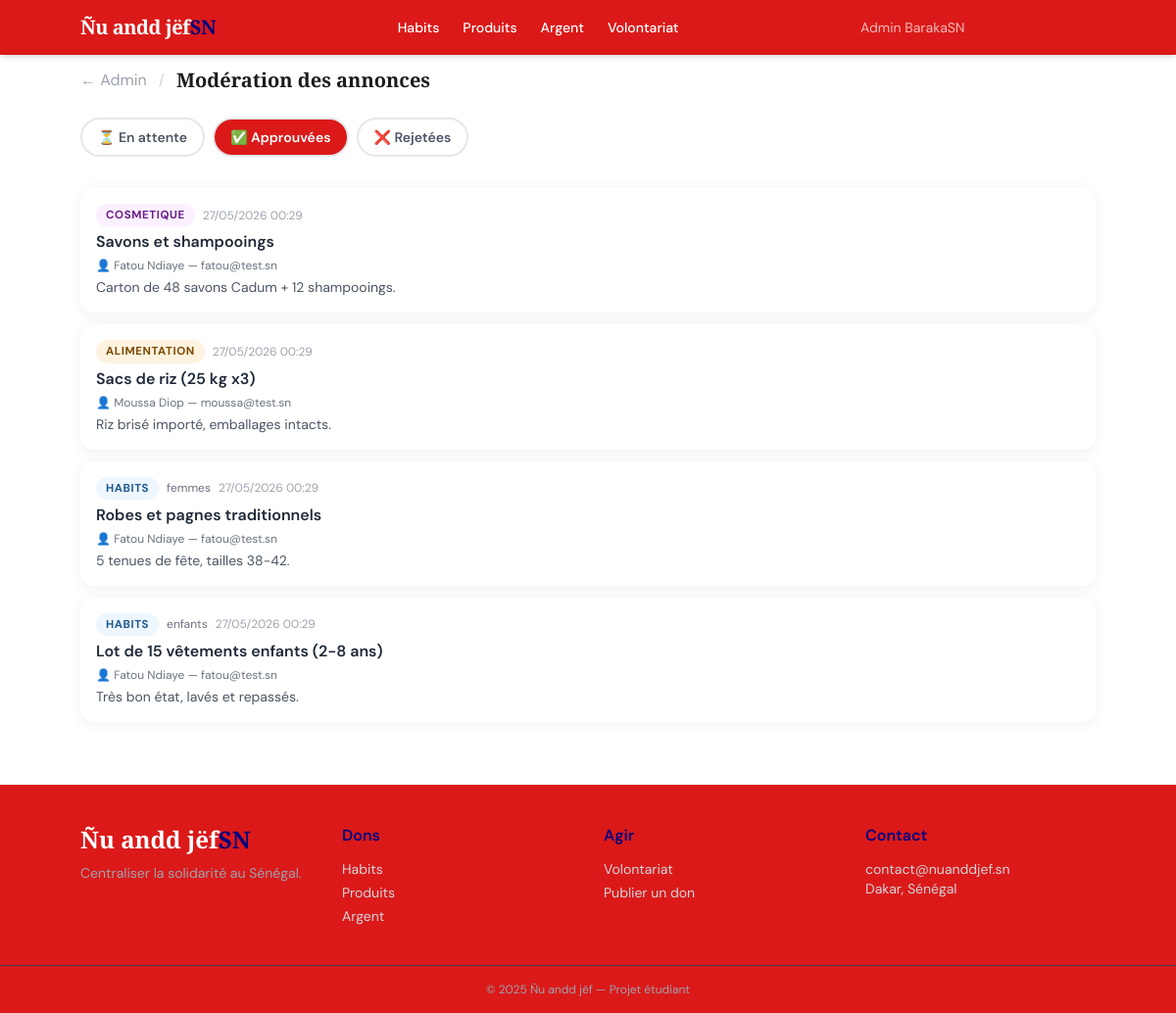
Screenshot of /admin/annonces?statut=approuve (signed in) with the database file from the repository.
### app/models/__init__.py (models this page shows, shortened)
class Utilisateur(UserMixin, db.Model):
    __tablename__ = 'utilisateurs'
    id = db.Column(db.Integer, primary_key=True)
    nom = db.Column(db.String(100), nullable=False)
    email = db.Column(db.String(150), unique=True, nullable=False)
    mot_de_passe = db.Column(db.String(256), nullable=False)
    role = db.Column(db.String(20), default='donateur')
    created_at = db.Column(db.DateTime, default=datetime.utcnow)
    annonces = db.relationship('AnnonceDon', backref='auteur', lazy=True)
    promesses = db.relationship('PromesseDon', backref='donateur', lazy=True)
    candidatures = db.relationship('Candidature', backref='benevole', lazy=True)
    def is_admin(self):
        return self.role == 'admin'

class AnnonceDon(db.Model):
    __tablename__ = 'annonces_dons'
    id = db.Column(db.Integer, primary_key=True)
    utilisateur_id = db.Column(db.Integer, db.ForeignKey('utilisateurs.id'), nullable=False)
    localisation_id = db.Column(db.Integer, db.ForeignKey('localisations.id'))
    categorie = db.Column(db.String(50), nullable=False)
    sous_categorie = db.Column(db.String(50))
    titre = db.Column(db.String(200), nullable=False)
    description = db.Column(db.Text)
    image = db.Column(db.String(255))
    statut = db.Column(db.String(20), default='en_attente')
    created_at = db.Column(db.DateTime, default=datetime.utcnow)

### app/routes/admin.py (the view)
@admin_bp.route('/annonces')
@login_required
@admin_required
def annonces():
    statut = request.args.get('statut', 'en_attente')
    annonces = AnnonceDon.query.filter_by(statut=statut).order_by(AnnonceDon.created_at.desc()).all()
    return render_template('admin/annonces.html', annonces=annonces, statut_filtre=statut)

### app/models/__init__.py (called while the page is built)
@login_manager.user_loader
def load_user(user_id):
    return Utilisateur.query.get(int(user_id))

### app/routes/admin.py (called while the page is built)
def admin_required(f):
    @wraps(f)
    def decorated(*args, **kwargs):
        if not current_user.is_authenticated or not current_user.is_admin():
            flash('Accès réservé aux administrateurs.', 'danger')
            return redirect(url_for('main.index'))
        return f(*args, **kwargs)
    return decorated

### app/templates/admin/annonces.html (shortened to what this page needs)
{% extends "base.html" %}
{% block content %}
<div class="page-wrap section-gap">
  <div class="flex items-center gap-3 mb-6">
    <a href="{{ url_for('admin.dashboard') }}" class="text-gray-400 hover:text-vert">← Admin</a>
    <span class="text-gray-300">/</span>
    <h1 class="font-display text-xl font-bold">Modération des annonces</h1>
  </div>
  <div class="flex gap-2 overflow-x-auto pb-2 mb-6">
    {% for s, label in [('en_attente','⏳ En attente'), ('approuve','✅ Approuvées'), ('rejete','❌ Rejetées')] %}
    <a href="{{ url_for('admin.annonces', statut=s) }}"
       class="shrink-0 px-4 py-2 rounded-full text-sm font-semibold border-2 transition-all
              {% if statut_filtre == s %}bg-vert border-vert text-white{% else %}bg-white border-gray-200 text-gray-600{% endif %}">
      {{ label }}
    </a>
    {% endfor %}
  </div>
  {% if annonces %}
  <div class="flex flex-col gap-3">
    {% for annonce in annonces %}
    <div class="card p-4 flex flex-col sm:flex-row sm:items-center gap-3">
      <div class="flex-1 min-w-0">
        <div class="flex flex-wrap items-center gap-2 mb-1">
          <span class="badge badge-{{ annonce.categorie }}">{{ annonce.categorie }}</span>
          {% if annonce.sous_categorie %}<span class="text-xs text-gray-500">{{ annonce.sous_categorie }}</span>{% endif %}
          <span class="text-xs text-gray-400">{{ annonce.created_at.strftime('%d/%m/%Y %H:%M') }}</span>
        </div>
        <div class="font-semibold text-gray-800">{{ annonce.titre }}</div>
        <div class="text-xs text-gray-500 mt-1">👤 {{ annonce.auteur.nom }} — {{ annonce.auteur.email }}</div>
        {% if annonce.description %}
          <p class="text-sm text-gray-600 mt-1 line-clamp-2">{{ annonce.description }}</p>
        {% endif %}
      </div>
    </div>
    {% endfor %}
  </div>
  {% else %}
  <div class="text-center py-12 text-gray-500">
    <div class="text-4xl mb-3">🎉</div>
    <p>Aucune annonce dans cette catégorie.</p>
  </div>
  {% endif %}
</div>
{% endblock %}

### app/templates/base.html (shortened to what this page needs)
<!DOCTYPE html>
<html lang="fr">
<head>
  <script src="https://cdn.tailwindcss.com"></script>
</head>
<body class="min-h-screen flex flex-col">
  <header class="bg-vert text-white shadow-md sticky top-0 z-40">
    <div class="page-wrap flex items-center justify-between h-14">
      <a href="{{ url_for('main.index') }}" class="font-display text-xl font-bold tracking-tight">
        Ñu andd jëf<span class="text-or">SN</span>
      </a>
      <nav class="hidden md:flex items-center gap-6 text-sm font-medium">
        <a href="{{ url_for('dons.habits') }}"      class="nav-link"> Habits</a>
        <a href="{{ url_for('dons.produits') }}"    class="nav-link"> Produits</a>
        <a href="{{ url_for('dons.argent') }}"      class="nav-link"> Argent</a>
        <a href="{{ url_for('volontariat.index') }}" class="nav-link"> Volontariat</a>
      </nav>
      <div class="hidden md:flex items-center gap-3 text-sm">
        {% if current_user.is_authenticated %}
          <span class="text-white/70">{{ current_user.nom }}</span>
          <a href="{{ url_for('auth.deconnexion') }}" class="btn-outline" style="padding:.4rem 1rem; font-size:.85rem;">Déconnexion</a>
        {% else %}
          <a href="{{ url_for('auth.login') }}"       class="nav-link">Connexion</a>
          <a href="{{ url_for('auth.inscription') }}" class="btn-or" style="padding:.5rem 1.1rem; font-size:.9rem;">S'inscrire</a>
        {% endif %}
      </div>
    </div>
  </header>
  <main class="flex-1">
    {% block content %}{% endblock %}
  </main>
  <footer class="bg-vert text-white mt-16 hidden md:block">
    <div class="page-wrap py-10 grid grid-cols-2 md:grid-cols-4 gap-8">
      <div>
        <div class="font-display text-2xl font-bold mb-2">Ñu andd jëf<span class="text-or">SN</span></div>
        <p class="text-gray-400 text-sm">Centraliser la solidarité au Sénégal.</p>
      </div>
      <div>
        <h4 class="font-semibold mb-3 text-or">Dons</h4>
        <ul class="space-y-1 text-sm text-gray-300">
          <li><a href="{{ url_for('dons.habits') }}"   class="hover:text-white">Habits</a></li>
          <li><a href="{{ url_for('dons.produits') }}" class="hover:text-white">Produits</a></li>
          <li><a href="{{ url_for('dons.argent') }}"   class="hover:text-white">Argent</a></li>
        </ul>
      </div>
      <div>
        <h4 class="font-semibold mb-3 text-or">Agir</h4>
        <ul class="space-y-1 text-sm text-gray-300">
          <li><a href="{{ url_for('volontariat.index') }}"  class="hover:text-white">Volontariat</a></li>
          <li><a href="{{ url_for('dons.creer_annonce') }}" class="hover:text-white">Publier un don</a></li>
        </ul>
      </div>
      <div>
        <h4 class="font-semibold mb-3 text-or">Contact</h4>
        <p class="text-sm text-gray-300">contact@nuanddjef.sn</p>
        <p class="text-sm text-gray-300">Dakar, Sénégal</p>
      </div>
    </div>
    <div class="border-t border-gray-700 text-center py-4 text-xs text-gray-400">
      © 2025 Ñu andd jëf — Projet étudiant
    </div>
  </footer>
</body>
</html>

### app/templates/base.html (style rules this page uses)
:root { --or: rgb(0, 0, 128); --vert: rgb(219, 25, 25); --rouge: #C0392B; --creme: #ffffff; --texte: #1C1C1C; }
*, *::before, *::after { box-sizing: border-box; }
html { scroll-behavior: smooth; }
body { font-family: 'DM Sans', sans-serif; background: var(--creme); color: var(--texte); -webkit-text-size-adjust: 100%; }
.font-display { font-family: 'Playfair Display', serif; }
.bg-vert { background-color: var(--vert); }
.text-or { color: var(--or); }
.btn-outline { border: 2px solid var(--vert); color: var(--vert); padding: .65rem 1.4rem; border-radius: 8px; font-weight: 600; transition: all .2s; display: inline-flex; align-items: center; justify-content: center; text-decoration: none; min-height: 44px; background: transparent; cursor: pointer; font-size: 1rem; }
.card { background: white; border-radius: 14px; box-shadow: 0 2px 16px rgba(0,0,0,.06); transition: transform .2s, box-shadow .2s; overflow: hidden; }
.badge { display: inline-block; padding: 3px 10px; border-radius: 999px; font-size: .72rem; font-weight: 700; letter-spacing: .05em; text-transform: uppercase; }
.badge-habits { background: #EEF6FF; color: #1D5A8E; }
.badge-alimentation { background: #FFF3E0; color: #7C4A00; }
.badge-cosmetique { background: #FBF0FF; color: #6A1F8A; }
.nav-link { transition: color .15s; min-height: 44px; display: flex; align-items: center; }
.page-wrap { max-width: 1100px; margin: 0 auto; padding: 0 1rem; }
.section-gap { padding-top: 2.5rem; padding-bottom: 2.5rem; }
@media (min-width: 768px) { .section-gap { padding-top: 4rem; padding-bottom: 4rem; } }
@media (min-width: 768px) { .page-wrap { padding: 0 2rem; } }

### rows the page displays
Utilisateur: nom "Admin BarakaSN"
AnnonceDon: categorie "COSMETIQUE", created_at "27/05/2026 00:29", titre "Savons et shampooings", auteur.nom "Fatou Ndiaye", auteur.email "fatou@test.sn", description "Carton de 48 savons Cadum + 12 shampooings."
AnnonceDon: categorie "ALIMENTATION", created_at "27/05/2026 00:29", titre "Sacs de riz (25 kg x3)", auteur.nom "Moussa Diop", auteur.email "moussa@test.sn", description "Riz brisé importé, emballages intacts."
AnnonceDon: categorie "HABITS", sous_categorie "femmes", created_at "27/05/2026 00:29", titre "Robes et pagnes traditionnels", auteur.nom "Fatou Ndiaye", auteur.email "fatou@test.sn", description "5 tenues de fête, tailles 38-42."
AnnonceDon: categorie "HABITS", sous_categorie "enfants", created_at "27/05/2026 00:29", titre "Lot de 15 vêtements enfants (2-8 ans)", auteur.nom "Fatou Ndiaye", auteur.email "fatou@test.sn", description "Très bon état, lavés et repassés."

### other values shown
{{ label }} "⏳ En attente" "✅ Approuvées" "❌ Rejetées"
